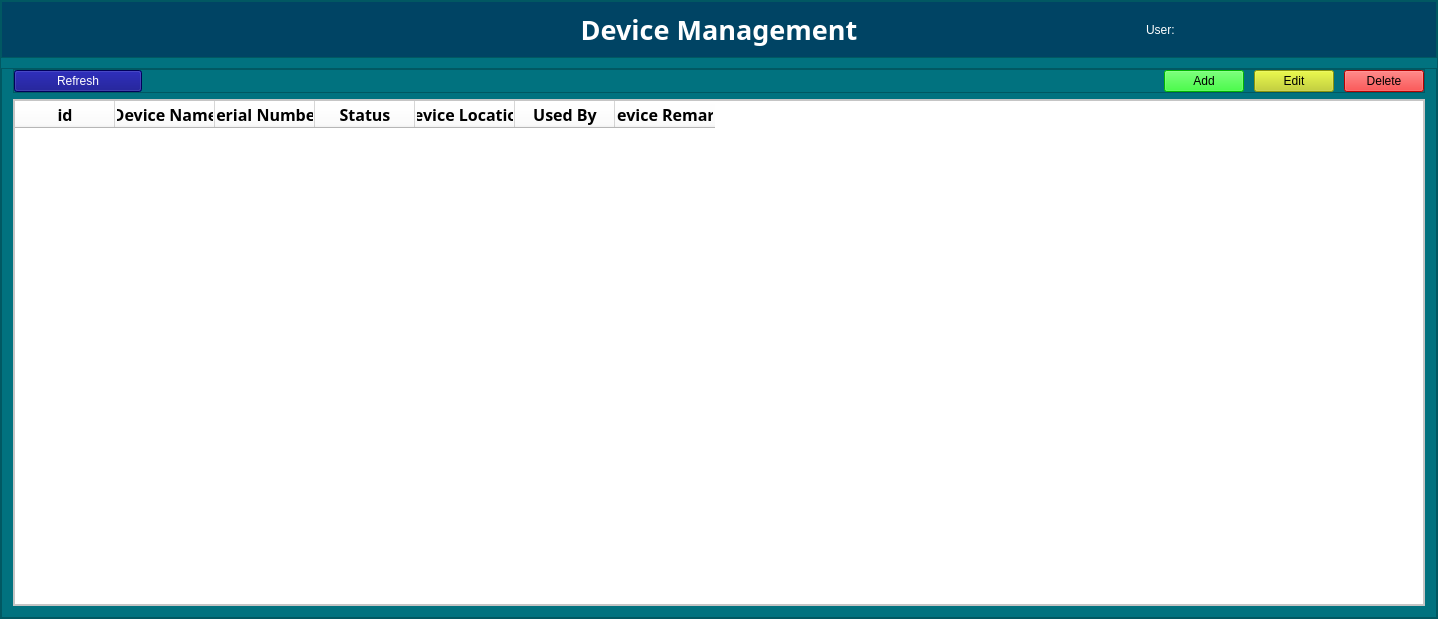
<?xml version="1.0" encoding="UTF-8"?>
<ui version="4.0">
 <class>frm_Device</class>
 <widget class="QWidget" name="frm_Device">
  <property name="geometry">
   <rect>
    <x>0</x>
    <y>0</y>
    <width>1438</width>
    <height>619</height>
   </rect>
  </property>
  <property name="windowTitle">
   <string>Form</string>
  </property>
  <layout class="QVBoxLayout" name="verticalLayout" stretch="0">
   <property name="spacing">
    <number>0</number>
   </property>
   <property name="leftMargin">
    <number>0</number>
   </property>
   <property name="topMargin">
    <number>0</number>
   </property>
   <property name="rightMargin">
    <number>0</number>
   </property>
   <property name="bottomMargin">
    <number>0</number>
   </property>
   <item>
    <widget class="QFrame" name="frame_main">
     <property name="font">
      <font>
       <family>Phetsarath OT</family>
       <pointsize>18</pointsize>
       <weight>50</weight>
       <italic>false</italic>
       <bold>false</bold>
      </font>
     </property>
     <property name="styleSheet">
      <string notr="true">font: 18pt &quot;Phetsarath OT&quot;;
background-color: rgb(1, 114, 127);</string>
     </property>
     <property name="frameShape">
      <enum>QFrame::StyledPanel</enum>
     </property>
     <property name="frameShadow">
      <enum>QFrame::Raised</enum>
     </property>
     <layout class="QGridLayout" name="gridLayout" rowstretch="0,0,10" rowminimumheight="1,1,10">
      <property name="leftMargin">
       <number>0</number>
      </property>
      <property name="topMargin">
       <number>0</number>
      </property>
      <property name="rightMargin">
       <number>0</number>
      </property>
      <property name="bottomMargin">
       <number>0</number>
      </property>
      <property name="horizontalSpacing">
       <number>0</number>
      </property>
      <property name="verticalSpacing">
       <number>10</number>
      </property>
      <item row="0" column="0" rowspan="2">
       <widget class="QFrame" name="frame_3">
        <property name="frameShape">
         <enum>QFrame::StyledPanel</enum>
        </property>
        <property name="frameShadow">
         <enum>QFrame::Raised</enum>
        </property>
        <layout class="QGridLayout" name="gridLayout_5">
         <property name="leftMargin">
          <number>0</number>
         </property>
         <property name="topMargin">
          <number>0</number>
         </property>
         <property name="rightMargin">
          <number>0</number>
         </property>
         <property name="bottomMargin">
          <number>0</number>
         </property>
         <item row="0" column="0">
          <widget class="QWidget" name="widget_4" native="true">
           <property name="font">
            <font>
             <family>Phetsarath OT</family>
             <pointsize>18</pointsize>
             <weight>50</weight>
             <italic>false</italic>
             <bold>false</bold>
            </font>
           </property>
           <property name="styleSheet">
            <string notr="true">background-color: rgb(0, 68, 100);</string>
           </property>
           <layout class="QGridLayout" name="gridLayout_4" columnstretch="4,2,8,2,4">
            <item row="0" column="2">
             <widget class="QLabel" name="lbl_title">
              <property name="font">
               <font>
                <family>Phetsarath OT</family>
                <pointsize>20</pointsize>
                <weight>75</weight>
                <italic>false</italic>
                <bold>true</bold>
               </font>
              </property>
              <property name="layoutDirection">
               <enum>Qt::LeftToRight</enum>
              </property>
              <property name="styleSheet">
               <string notr="true">font: bold 20pt &quot;Phetsarath OT&quot;;
color: rgb(255, 255, 255);</string>
              </property>
              <property name="text">
               <string>Device Management</string>
              </property>
              <property name="alignment">
               <set>Qt::AlignCenter</set>
              </property>
             </widget>
            </item>
            <item row="0" column="0">
             <widget class="QLabel" name="label_2">
              <property name="styleSheet">
               <string notr="true">
color: rgb(255, 255, 255);</string>
              </property>
              <property name="text">
               <string/>
              </property>
             </widget>
            </item>
            <item row="0" column="1">
             <spacer name="horizontalSpacer">
              <property name="orientation">
               <enum>Qt::Horizontal</enum>
              </property>
              <property name="sizeHint" stdset="0">
               <size>
                <width>40</width>
                <height>20</height>
               </size>
              </property>
             </spacer>
            </item>
            <item row="0" column="4">
             <widget class="QLabel" name="lbl_user">
              <property name="styleSheet">
               <string notr="true">
color: rgb(255, 255, 255);</string>
              </property>
              <property name="text">
               <string>User: </string>
              </property>
             </widget>
            </item>
            <item row="0" column="3">
             <spacer name="horizontalSpacer_2">
              <property name="orientation">
               <enum>Qt::Horizontal</enum>
              </property>
              <property name="sizeHint" stdset="0">
               <size>
                <width>40</width>
                <height>20</height>
               </size>
              </property>
             </spacer>
            </item>
           </layout>
          </widget>
         </item>
        </layout>
       </widget>
      </item>
      <item row="2" column="0">
       <widget class="QFrame" name="frame_4">
        <property name="frameShape">
         <enum>QFrame::StyledPanel</enum>
        </property>
        <property name="frameShadow">
         <enum>QFrame::Raised</enum>
        </property>
        <layout class="QVBoxLayout" name="verticalLayout_2">
         <property name="leftMargin">
          <number>11</number>
         </property>
         <property name="topMargin">
          <number>0</number>
         </property>
         <property name="rightMargin">
          <number>11</number>
         </property>
         <property name="bottomMargin">
          <number>11</number>
         </property>
         <item>
          <widget class="QFrame" name="frame">
           <property name="frameShape">
            <enum>QFrame::StyledPanel</enum>
           </property>
           <property name="frameShadow">
            <enum>QFrame::Raised</enum>
           </property>
           <layout class="QGridLayout" name="gridLayout_2" columnstretch="0,10,5,0,0">
            <property name="leftMargin">
             <number>0</number>
            </property>
            <property name="topMargin">
             <number>0</number>
            </property>
            <property name="rightMargin">
             <number>0</number>
            </property>
            <property name="bottomMargin">
             <number>0</number>
            </property>
            <property name="spacing">
             <number>0</number>
            </property>
            <item row="0" column="3">
             <widget class="QWidget" name="widget" native="true">
              <layout class="QGridLayout" name="gridLayout_3">
               <property name="leftMargin">
                <number>0</number>
               </property>
               <property name="topMargin">
                <number>0</number>
               </property>
               <property name="rightMargin">
                <number>0</number>
               </property>
               <property name="bottomMargin">
                <number>0</number>
               </property>
               <property name="horizontalSpacing">
                <number>10</number>
               </property>
               <property name="verticalSpacing">
                <number>0</number>
               </property>
               <item row="0" column="0">
                <widget class="QPushButton" name="btn_Add">
                 <property name="styleSheet">
                  <string notr="true">background-color: rgb(0, 255, 0);</string>
                 </property>
                 <property name="text">
                  <string>Add</string>
                 </property>
                </widget>
               </item>
               <item row="0" column="1">
                <widget class="QPushButton" name="btn_Edit">
                 <property name="styleSheet">
                  <string notr="true">background-color: rgb(193, 209, 17);</string>
                 </property>
                 <property name="text">
                  <string>Edit</string>
                 </property>
                </widget>
               </item>
               <item row="0" column="2">
                <widget class="QPushButton" name="btn_Delete">
                 <property name="styleSheet">
                  <string notr="true">background-color: rgb(255, 0, 0);</string>
                 </property>
                 <property name="text">
                  <string>Delete</string>
                 </property>
                </widget>
               </item>
              </layout>
             </widget>
            </item>
            <item row="0" column="4">
             <widget class="QWidget" name="widget_3" native="true"/>
            </item>
            <item row="0" column="1">
             <widget class="QWidget" name="widget_2" native="true">
              <layout class="QHBoxLayout" name="horizontalLayout" stretch="2,8,2">
               <property name="spacing">
                <number>0</number>
               </property>
               <property name="leftMargin">
                <number>0</number>
               </property>
               <property name="topMargin">
                <number>0</number>
               </property>
               <property name="rightMargin">
                <number>0</number>
               </property>
               <property name="bottomMargin">
                <number>0</number>
               </property>
               <item>
                <widget class="QWidget" name="widget_5" native="true">
                 <layout class="QGridLayout" name="gridLayout_7">
                  <property name="leftMargin">
                   <number>0</number>
                  </property>
                  <property name="topMargin">
                   <number>0</number>
                  </property>
                  <property name="rightMargin">
                   <number>0</number>
                  </property>
                  <property name="bottomMargin">
                   <number>0</number>
                  </property>
                  <property name="spacing">
                   <number>0</number>
                  </property>
                  <item row="0" column="0">
                   <widget class="QPushButton" name="btn_refresh">
                    <property name="styleSheet">
                     <string notr="true">background-color: rgb(0, 255, 0);
color: rgb(255, 255, 255);
background-color: rgb(0, 0, 127);</string>
                    </property>
                    <property name="text">
                     <string>Refresh</string>
                    </property>
                   </widget>
                  </item>
                 </layout>
                </widget>
               </item>
               <item>
                <widget class="QWidget" name="widget_6" native="true"/>
               </item>
               <item>
                <widget class="QWidget" name="widget_7" native="true">
                 <widget class="QLabel" name="lbl_did">
                  <property name="geometry">
                   <rect>
                    <x>20</x>
                    <y>10</y>
                    <width>81</width>
                    <height>41</height>
                   </rect>
                  </property>
                  <property name="styleSheet">
                   <string notr="true">color: rgb(1, 114, 127);
color: rgb(255, 0, 0);</string>
                  </property>
                  <property name="text">
                   <string/>
                  </property>
                 </widget>
                </widget>
               </item>
              </layout>
             </widget>
            </item>
           </layout>
          </widget>
         </item>
         <item>
          <widget class="QFrame" name="frame_2">
           <property name="styleSheet">
            <string notr="true">background-color: rgb(255, 255, 255);
color: rgb(0, 0, 0);</string>
           </property>
           <property name="frameShape">
            <enum>QFrame::StyledPanel</enum>
           </property>
           <property name="frameShadow">
            <enum>QFrame::Raised</enum>
           </property>
           <layout class="QGridLayout" name="gridLayout_6">
            <property name="leftMargin">
             <number>0</number>
            </property>
            <property name="topMargin">
             <number>0</number>
            </property>
            <property name="rightMargin">
             <number>0</number>
            </property>
            <property name="bottomMargin">
             <number>0</number>
            </property>
            <property name="spacing">
             <number>0</number>
            </property>
            <item row="0" column="0">
             <widget class="QTableWidget" name="tb_show">
              <property name="font">
               <font>
                <family>Phetsarath OT</family>
                <pointsize>18</pointsize>
                <weight>50</weight>
                <italic>false</italic>
                <bold>false</bold>
               </font>
              </property>
              <property name="styleSheet">
               <string notr="true">color: rgb(0, 0, 0);
background-color: rgb(255, 255, 255);</string>
              </property>
              <column>
               <property name="text">
                <string>id</string>
               </property>
               <property name="font">
                <font>
                 <family>Phetsarath OT</family>
                 <pointsize>12</pointsize>
                 <weight>75</weight>
                 <bold>true</bold>
                </font>
               </property>
              </column>
              <column>
               <property name="text">
                <string>Device Name</string>
               </property>
               <property name="font">
                <font>
                 <family>Phetsarath OT</family>
                 <pointsize>12</pointsize>
                 <weight>75</weight>
                 <bold>true</bold>
                </font>
               </property>
              </column>
              <column>
               <property name="text">
                <string>Serial Number</string>
               </property>
               <property name="font">
                <font>
                 <family>Phetsarath OT</family>
                 <pointsize>12</pointsize>
                 <weight>75</weight>
                 <bold>true</bold>
                </font>
               </property>
              </column>
              <column>
               <property name="text">
                <string>Status</string>
               </property>
               <property name="font">
                <font>
                 <family>Phetsarath OT</family>
                 <pointsize>12</pointsize>
                 <weight>75</weight>
                 <bold>true</bold>
                </font>
               </property>
              </column>
              <column>
               <property name="text">
                <string>Device Location</string>
               </property>
               <property name="font">
                <font>
                 <family>Phetsarath OT</family>
                 <pointsize>12</pointsize>
                 <weight>75</weight>
                 <bold>true</bold>
                </font>
               </property>
              </column>
              <column>
               <property name="text">
                <string>Used By</string>
               </property>
               <property name="font">
                <font>
                 <family>Phetsarath OT</family>
                 <pointsize>12</pointsize>
                 <weight>75</weight>
                 <bold>true</bold>
                </font>
               </property>
              </column>
              <column>
               <property name="text">
                <string>Device Remark</string>
               </property>
               <property name="font">
                <font>
                 <family>Phetsarath OT</family>
                 <pointsize>12</pointsize>
                 <weight>75</weight>
                 <bold>true</bold>
                </font>
               </property>
              </column>
             </widget>
            </item>
           </layout>
          </widget>
         </item>
        </layout>
       </widget>
      </item>
     </layout>
    </widget>
   </item>
  </layout>
 </widget>
 <resources/>
 <connections/>
</ui>
